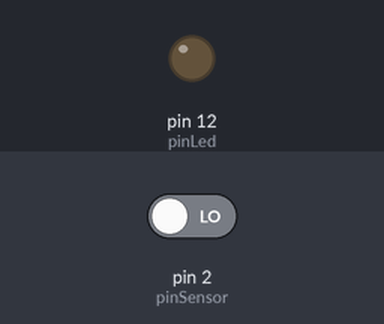
The sketch below on a simulated Arduino Nano, built with avr-gcc and run on an emulated ATmega328P. On the bench: output pins drawn as LEDs (lit = HIGH). The inputs (shaded band) are chosen by the test bench; at power-on: pin 2 (pinSensor) LOW.

Above: at 1.2 s.
1.3 s: pin 2 (pinSensor) driven HIGH
At 2.6 s:
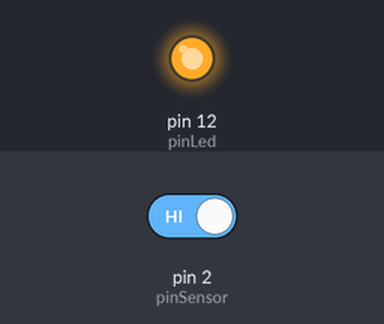
Timing chart, 0 to 4.3 s (numbered marks = the images above; inputs shaded):
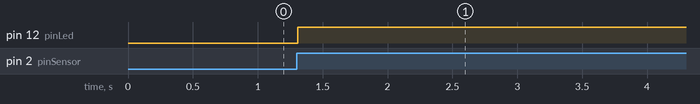

The sketch:

Codigo_02.ino
```cpp
const int pinSensor = 2; // Pino do sensor conectado a porta digital 2 do Arduino Nano.
const int pinLed = 12; // Pino do led está conectado a porta digital 12 do Arduino Nano.

// set variables
byte estado = 0; // Variável para leitura do sensor
byte guarda_estado = 0;  // Variável para armazenar os valores do sensor.
byte estado_anterior = LOW;

void setup() {
  pinMode(pinSensor, INPUT); // O pino do sensor foi definido como entrada.
  pinMode(pinLed, OUTPUT); // O pino do led foi definido como saída.
}

void loop(){
  // Leitura do estado do sensor: ativado = (HIGH) ou desativado = (LOW).
  estado = digitalRead(pinSensor);

  // Verifica se o sensor foi tocado (HIGH).
  if ((estado) && (!estado_anterior)) { // Se o estado for HIGH e estado_anterior for LOW.
      // Inverte o valor da variável guarda_estado.
      guarda_estado = !guarda_estado;
      delay(10);
  }

  if (guarda_estado == HIGH) {
      // Liga o led.
      digitalWrite(pinLed, HIGH);
  } else {
      // Desliga o led.
      digitalWrite(pinLed, LOW);
  }

  estado_anterior = estado;
}
```

Measured:
- after the input at 1.3 s, pin 12 (pinLed): LOW → HIGH at once
